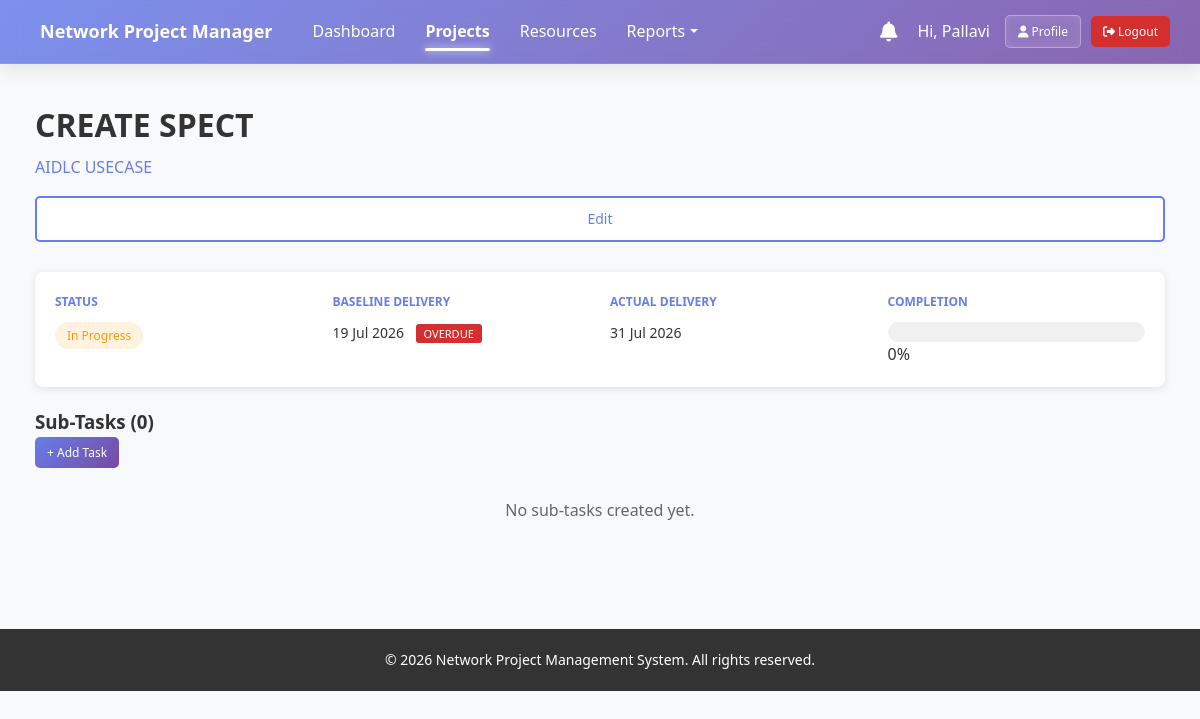
The app's page /milestones/1/ (signed in), older data.
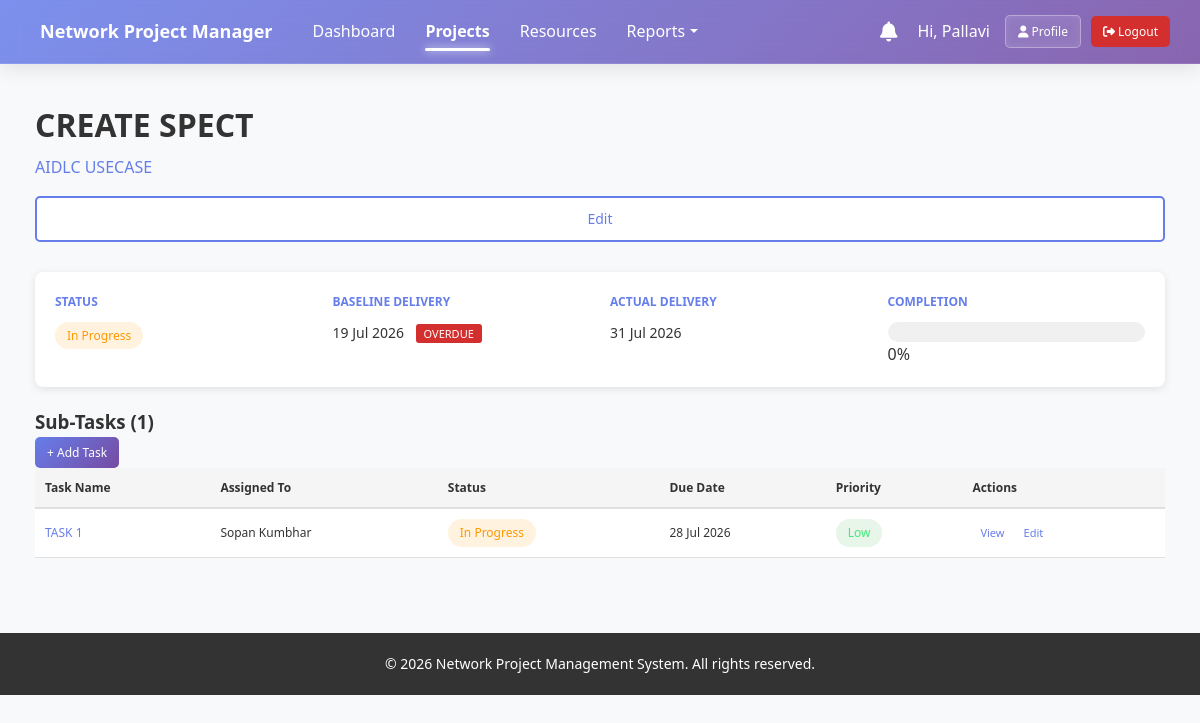
The same page, newer data.
### app/models.py (models this page shows, shortened)
class Milestone(models.Model):
    project = models.ForeignKey(Project, on_delete=models.CASCADE, related_name='milestones')
    name = models.CharField(max_length=255)
    description = models.TextField(blank=True, null=True)
    baseline_delivery_date = models.DateField()
    actual_delivery_date = models.DateField(blank=True, null=True)
    status = models.CharField(max_length=20, choices=MILESTONE_STATUS_CHOICES, default='pending')
    completion_percentage = models.IntegerField(default=0, help_text="0-100")
    order = models.IntegerField(default=0)
    created_at = models.DateTimeField(auto_now_add=True)
    updated_at = models.DateTimeField(auto_now=True)
    class Meta:
        ordering = ['order', 'baseline_delivery_date']
        verbose_name = "Milestone"
        verbose_name_plural = "Milestones"
    @property
    def is_overdue(self):
        return self.baseline_delivery_date < timezone.now().date() and self.status != 'completed'

class Project(models.Model):
    project_id = models.CharField(max_length=50, unique=True)
    name = models.CharField(max_length=255)
    customer_name = models.CharField(max_length=255)
    project_manager = models.ForeignKey(User, on_delete=models.SET_NULL, null=True, related_name='managed_projects')
    start_date = models.DateField()
    end_date = models.DateField()
    status = models.CharField(max_length=20, choices=PROJECT_STATUS_CHOICES, default='not_started')
    priority = models.CharField(max_length=20, choices=PRIORITY_CHOICES, default='medium')
    description = models.TextField(blank=True, null=True)
    budget = models.DecimalField(max_digits=15, decimal_places=2, default=0)
    created_at = models.DateTimeField(auto_now_add=True)
    updated_at = models.DateTimeField(auto_now=True)
    is_archived = models.BooleanField(default=False)
    class Meta:
        ordering = ['-created_at']
        verbose_name = "Project"
        verbose_name_plural = "Projects"

class SubTask(models.Model):
    milestone = models.ForeignKey(Milestone, on_delete=models.CASCADE, related_name='sub_tasks')
    name = models.CharField(max_length=255)
    description = models.TextField(blank=True, null=True)
    assigned_to = models.ForeignKey(User, on_delete=models.SET_NULL, null=True, blank=True, related_name='assigned_tasks')
    start_date = models.DateField()
    due_date = models.DateField()
    status = models.CharField(max_length=20, choices=TASK_STATUS_CHOICES, default='not_started')
    priority = models.CharField(max_length=20, choices=PRIORITY_CHOICES, default='medium')
    estimated_effort = models.IntegerField(help_text="Estimated effort in hours", default=0)
    actual_effort = models.IntegerField(help_text="Actual effort in hours", default=0, blank=True)
    dependency = models.CharField(max_length=255, blank=True, null=True, help_text="Dependent task ID")
    comments = models.TextField(blank=True, null=True)
    created_at = models.DateTimeField(auto_now_add=True)
    updated_at = models.DateTimeField(auto_now=True)
    class Meta:
        ordering = ['due_date', 'priority']
        verbose_name = "Sub Task"
        verbose_name_plural = "Sub Tasks"
    @property
    def is_overdue(self):
        return self.due_date < timezone.now().date() and self.status not in ['completed', 'on_hold']

### app/views.py (the view)
# urls.py: path('milestones/<int:milestone_id>/', views.milestone_detail, name='milestone_detail'),
@login_required
def milestone_detail(request, milestone_id):
    milestone = get_object_or_404(Milestone, id=milestone_id)
    sub_tasks = milestone.sub_tasks.all()
    context = {
        'milestone': milestone,
        'sub_tasks': sub_tasks,
        'task_status_choices': TASK_STATUS_CHOICES,
    }
    return render(request, 'milestones/milestone_detail.html', context)

### app/templates/milestones/milestone_detail.html (shortened to what this page needs)
{% extends "base.html" %}
{% block content %}
<div class="milestone-detail">
    <div class="page-header">
        <div>
            <h1>{{ milestone.name }}</h1>
            <p class="breadcrumb"><a href="{% url 'project_detail' milestone.project.id %}">{{ milestone.project.name }}</a></p>
        </div>
        <div class="header-actions">
            {% if user.profile.role in "admin,project_manager" and milestone.project.project_manager == user %}
            <a href="{% url 'milestone_edit' milestone.id %}" class="btn btn-secondary">Edit</a>
            {% endif %}
        </div>
    </div>
    <div class="milestone-info">
        <div class="info-row">
            <div class="info-item">
                <h4>Status</h4>
                <p><span class="badge badge-{{ milestone.status }}">{{ milestone.get_status_display }}</span></p>
            </div>
            <div class="info-item">
                <h4>Baseline Delivery</h4>
                <p>{{ milestone.baseline_delivery_date|date:"d M Y" }}
                {% if milestone.is_overdue %}<span class="tag-overdue">OVERDUE</span>{% endif %}</p>
            </div>
            <div class="info-item">
                <h4>Actual Delivery</h4>
                <p>{{ milestone.actual_delivery_date|date:"d M Y"|default:"Not yet delivered" }}</p>
            </div>
            <div class="info-item">
                <h4>Completion</h4>
                <p>
                    <div class="progress-bar">
                    </div>
                    {{ milestone.completion_percentage }}%
                </p>
            </div>
        </div>
    </div>
    <div class="section">
        <div class="section-header">
            <h3>Sub-Tasks ({{ sub_tasks.count }})</h3>
            {% if user.profile.role in "admin,project_manager" %}
            <a href="{% url 'subtask_create' milestone.id %}" class="btn btn-sm btn-primary">+ Add Task</a>
            {% endif %}
        </div>
        {% if sub_tasks %}
        <table class="table">
            <thead>
                <tr>
                    <th>Task Name</th>
                    <th>Assigned To</th>
                    <th>Status</th>
                    <th>Due Date</th>
                    <th>Priority</th>
                    <th>Actions</th>
                </tr>
            </thead>
            <tbody>
                {% for task in sub_tasks %}
                <tr {% if task.is_overdue %}class="row-alert"{% endif %}>
                    <td><a href="{% url 'subtask_detail' task.id %}">{{ task.name }}</a></td>
                    <td>{{ task.assigned_to.get_full_name|default:task.assigned_to.username|default:"Unassigned" }}</td>
                    <td><span class="badge badge-{{ task.status }}">{{ task.get_status_display }}</span></td>
                    <td>{{ task.due_date|date:"d M Y" }}{% if task.is_overdue %}<span class="tag-overdue"> (OVERDUE)</span>{% endif %}</td>
                    <td><span class="badge badge-{{ task.priority }}">{{ task.get_priority_display }}</span></td>
                    <td>
                        <a href="{% url 'subtask_detail' task.id %}" class="btn btn-xs">View</a>
                        {% if user.profile.role in "admin,project_manager,engineer" %}
                        <a href="{% url 'subtask_edit' task.id %}" class="btn btn-xs">Edit</a>
                        {% endif %}
                    </td>
                </tr>
                {% endfor %}
            </tbody>
        </table>
        {% else %}
        <p class="no-data">No sub-tasks created yet.</p>
        {% endif %}
    </div>
</div>
{% endblock %}

### app/templates/base.html (shortened to what this page needs)
<!DOCTYPE html>
<html lang="en">
<head>
    <link rel="stylesheet" href="/static/css/style.css">
    <link rel="stylesheet" href="https://cdnjs.cloudflare.com/ajax/libs/font-awesome/6.4.0/css/all.min.css">
</head>
<body>
    {% if user.is_authenticated %}
    <nav class="navbar">
        <div class="navbar-container">
            <div class="navbar-brand">
                <a href="{% url 'dashboard' %}" class="brand-logo">
                     Network Project Manager
                </a>
            </div>
            <ul class="navbar-menu" id="navbar-menu">
                <li><a href="{% url 'dashboard' %}" class="nav-link {% if request.resolver_match.url_name == 'dashboard' %}active{% endif %}">Dashboard</a></li>
                {% if user.profile.role in "admin,project_manager" %}
                <li><a href="{% url 'project_list' %}" class="nav-link {% if request.resolver_match.url_name in 'project_list,project_create,project_detail,project_edit,project_archive,milestone_create,milestone_detail,milestone_edit,milestone_delete,subtask_create,subtask_detail,subtask_edit,subtask_delete' %}active{% endif %}">Projects</a></li>
                <li><a href="{% url 'resource_list' %}" class="nav-link {% if request.resolver_match.url_name in 'resource_list,resource_detail' %}active{% endif %}">Resources</a></li>
                <li class="dropdown">
                    <a href="#" class="nav-link dropdown-toggle {% if request.resolver_match.url_name in 'project_status_report,milestone_report,delayed_tasks_report,resource_utilization_report' %}active{% endif %}">Reports</a>
                </li>
                {% endif %}
            </ul>
            <div class="navbar-right" id="navbar-right">
                <div class="notifications-container">
                    <a href="{% url 'notifications' %}" class="notification-bell">
                        <i class="fas fa-bell"></i>
                    </a>
                </div>
                <div class="user-actions">
                    <span class="greeting" style="color: white; margin-right: 15px; font-weight: 500;">Hi, {{ user.first_name|default:user.username }}</span>
                    <a href="{% url 'profile' %}" class="btn btn-glass btn-sm" style="margin-right: 10px;"><i class="fas fa-user"></i> Profile</a>
                    <a href="{% url 'logout' %}" class="btn btn-danger btn-sm"><i class="fas fa-sign-out-alt"></i> Logout</a>
                </div>
            </div>
        </div>
    </nav>
    {% endif %}
    <div class="container">
        {% block content %}{% endblock %}
    </div>
    <footer class="footer">
        <p>&copy; 2026 Network Project Management System. All rights reserved.</p>
    </footer>
</body>
</html>

### app/static/css/style.css (style rules this page uses)
* { margin: 0; padding: 0; box-sizing: border-box; }
:root { --primary-color: #667eea; --secondary-color: #764ba2; --success-color: #43e97b; --warning-color: #f093fb; --danger-color: #d32f2f; --info-color: #4facfe; --light-bg: #f5f7fa; --border-color: #e0e0e0; --text-dark: #333333; --text-light: #666666; }
body { font-family: 'Segoe UI', Tahoma, Geneva, Verdana, sans-serif; background-color: #f8f9fa; color: var(--text-dark); line-height: 1.6; }
html, body { height: 100%; }
.navbar { background: rgba(102, 126, 234, 0.85); background: linear-gradient(135deg, rgba(102, 126, 234, 0.85) 0%, rgba(118, 75, 162, 0.85) 100%); backdrop-filter: blur(12px); -webkit-backdrop-filter: blur(12px); border-bottom: 1px solid rgba(255, 255, 255, 0.1); color: white; box-shadow: 0 4px 20px rgba(0, 0, 0, 0.1); position: sticky; top: 0; z-index: 100; }
.navbar-container { display: flex; justify-content: space-between; align-items: center; padding: 15px 30px; max-width: 100%; }
.navbar-brand { font-size: 18px; font-weight: 600; }
.brand-logo { color: white; text-decoration: none; display: flex; align-items: center; gap: 10px; }
.navbar-menu { display: flex; list-style: none; gap: 30px; flex: 1; margin-left: 40px; }
.nav-link { color: white; text-decoration: none; transition: all 0.3s ease; position: relative; padding-bottom: 5px; }
.nav-link.active { opacity: 1; font-weight: 600; }
.nav-link.active::after { content: ''; position: absolute; bottom: -4px; left: 0; width: 100%; height: 3px; background-color: white; border-radius: 2px; box-shadow: 0 0 8px rgba(255, 255, 255, 0.8); }
.navbar-right { display: flex; align-items: center; gap: 20px; }
.notification-bell { position: relative; font-size: 20px; cursor: pointer; color: white; text-decoration: none; }
.dropdown { position: relative; }
.dropdown-toggle::after { content: ''; display: inline-block; width: 0; height: 0; margin-left: 5px; vertical-align: 0.255em; border-top: 0.3em solid; border-right: 0.3em solid transparent; border-bottom: 0; border-left: 0.3em solid transparent; }
.container { max-width: 1400px; margin: 0 auto; padding: 20px; flex: 1; }
.btn { padding: 10px 16px; border: none; border-radius: 5px; cursor: pointer; font-size: 14px; text-decoration: none; display: inline-block; transition: all 0.3s; font-weight: 500; }
.btn-primary { background: linear-gradient(135deg, var(--primary-color) 0%, var(--secondary-color) 100%); color: white; }
.btn-secondary { background: white; color: var(--primary-color); border: 2px solid var(--primary-color); }
.btn-danger { background: var(--danger-color); color: white; }
.btn-sm { padding: 6px 12px; font-size: 12px; }
.btn-xs { padding: 4px 8px; font-size: 11px; }
.badge { display: inline-block; padding: 4px 12px; border-radius: 20px; font-size: 12px; font-weight: 500; text-transform: capitalize; }
.badge-warning, .badge-in_progress { background: #fff3e0; color: #ff9800; }
.badge-low { background: #e8f5e9; color: var(--success-color); }
.progress-bar { width: 100%; height: 20px; background: #f0f0f0; border-radius: 10px; overflow: hidden; }
.table { width: 100%; border-collapse: collapse; background: white; }
.table thead { background: #f5f5f5; }
.table th { padding: 15px; text-align: left; font-weight: 600; color: var(--text-dark); border-bottom: 2px solid var(--border-color); }
.table td { padding: 15px; border-bottom: 1px solid var(--border-color); }
.table a { color: var(--primary-color); text-decoration: none; }
.page-header { display: flex; justify-content: space-between; align-items: center; margin-bottom: 30px; flex-wrap: wrap; gap: 15px; }
.page-header h1 { font-size: 32px; color: var(--text-dark); margin: 0; }
.header-actions { display: flex; gap: 10px; }
.footer { background: #333; color: white; text-align: center; padding: 20px; margin-top: 40px; }
.footer p { margin: 0; font-size: 14px; }
.container { padding: 15px; }
.page-header { flex-direction: column; align-items: flex-start; }
.header-actions { width: 100%; }
.header-actions .btn { width: 100%; text-align: center; }
.table { font-size: 12px; }
.table th, .table td { padding: 10px; }
.btn-glass { background: rgba(255, 255, 255, 0.2); backdrop-filter: blur(4px); -webkit-backdrop-filter: blur(4px); color: white; border: 1px solid rgba(255, 255, 255, 0.3); transition: all 0.3s ease; }
.user-actions { display: flex; align-items: center; }

Row changes from the older to the newer data that the page shows:
computed for Milestone "CREATE SPECT": count "0" → "1"
added SubTask: name "TASK 1", assigned_to.get_full_name "Sopan Kumbhar", status "In Progress", due_date "28 Jul 2026", priority "Low"
Text that changed along with them:
text no longer shown: "No sub-tasks created yet."
text now shown: "Task Name Assigned To Status Due Date Priority Actions"
